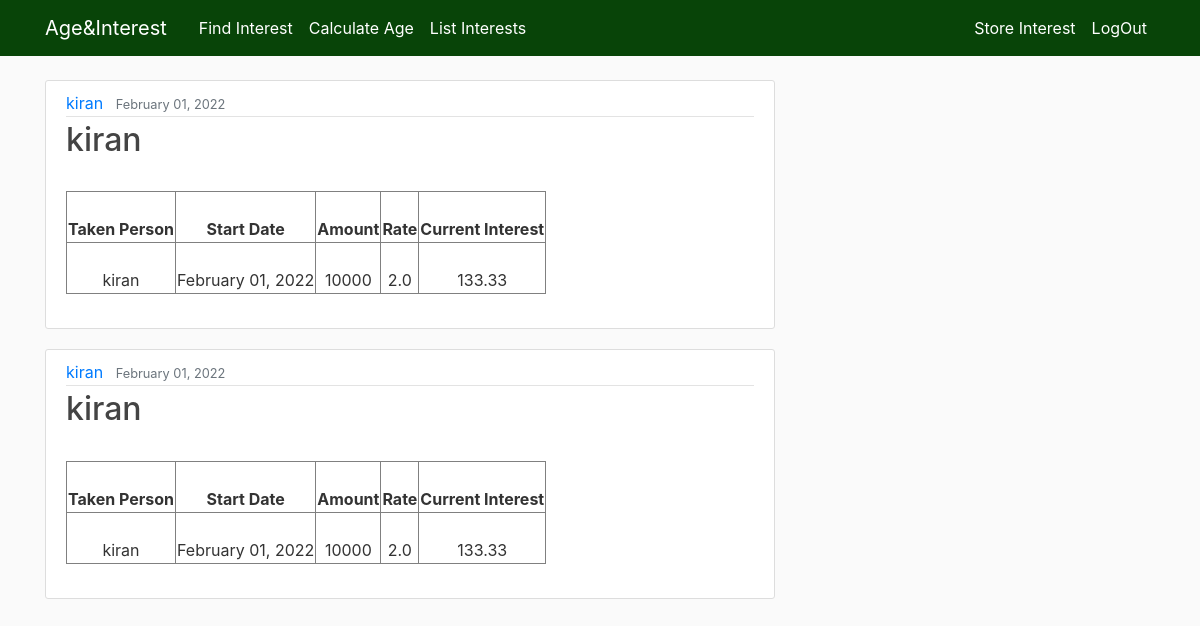
The page /lender/kiran/ (signed in) on the database as committed earlier.
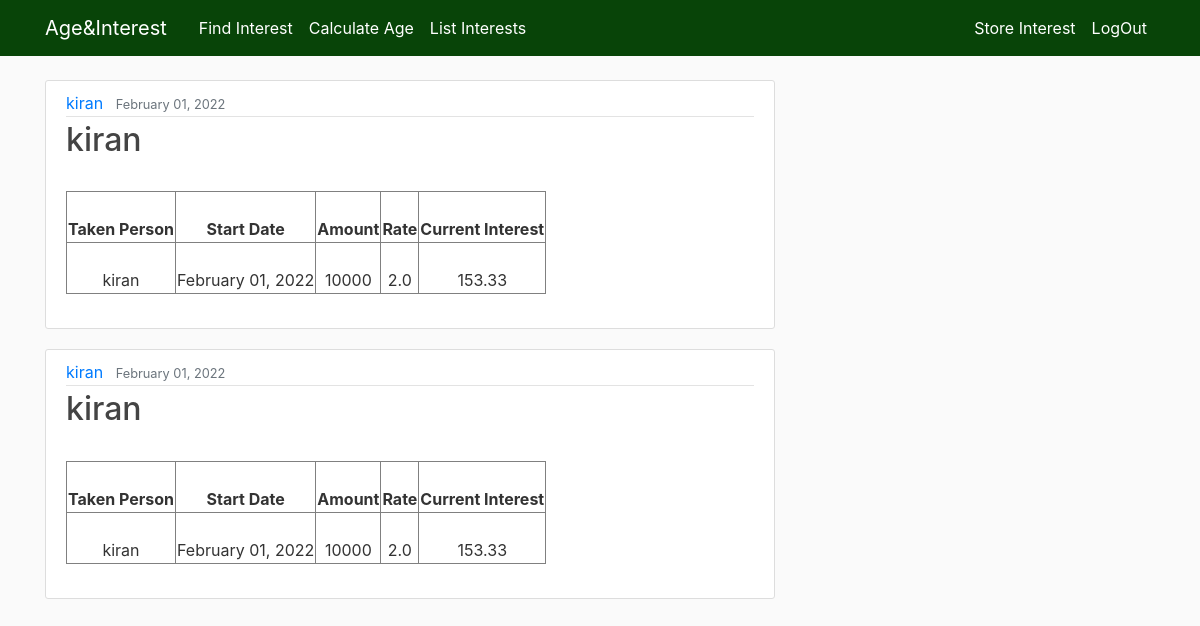
The same page on the database as committed later.
### interestStorage/models.py (models this page shows, shortened)
class InterestStorageModel(models.Model):
    givenPerson = models.ForeignKey(User, on_delete=models.CASCADE)
    takenPerson = models.CharField(default="", max_length=50,verbose_name="Taken Person")
    amount = models.IntegerField(verbose_name="Taken Amount")
    rate = models.FloatField()
    startDate = models.DateField(verbose_name="Start Date")
    presentinterest = models.FloatField(default=0.0)

### interestStorage/views.py (the view)
@login_required
def lenderStorageListView(request, takenperson):
    queryset = InterestStorageModel.objects.filter(
        takenPerson=takenperson)
    return render(request, 'lender_interests.html', {'posts': queryset})

### templates/lender_interests.html
{% extends 'base.html' %}
{%block content%}
{% for post in posts%}
<article class="media content-section">
        <div class="media-body">
            <div class="article-metadata">
                <a class="mr-2" href="#">{{ post.takenPerson }}</a>
                <small class="text-muted">{{ post.startDate|date:"F d, Y"}}</small>
            </div>
            <h2><a class="article-title" href="#">{{ post.takenPerson }}</a></h2>
            <div class="article-content">
                <table border="1">
                    <tr id="table-data">
                        <th>
                            Taken Person
                        </th>
                        <th>
                            Start Date
                        </th>
                        <th>
                            Amount
                        </th>
                        <th>
                            Rate
                        </th>
                        <th>
                            Current Interest
                        </th>
                    </tr>
                    <tr id="table-data">
                        <td>
                            {{post.takenPerson}}
                        </td>
                        <td>
                            {{post.startDate|date:"F d, Y"}}
                        </td>
                        <td>
                            {{post.amount}}
                        </td>
                        <td>
                            {{post.rate}}
                        </td>
                        <td>
                            {{post.presentinterest}}
                        </td>
                    </tr>
                </table>
        </div>
        </div>
    </article>
{% endfor %}
{% endblock content%}

### templates/base.html (shortened to what this page needs)
{% load static %}
<!DOCTYPE html>
<html>
<head>
    <link rel="stylesheet" href="https://maxcdn.bootstrapcdn.com/bootstrap/4.0.0/css/bootstrap.min.css"
>
    <link rel="stylesheet" type="text/css" href="{% static 'main.css' %}">
</head>
<body>
    <header class="site-header">
        <nav class="navbar navbar-expand-md navbar-dark bg-green fixed-top">
            <div class="container">
                <a class="navbar-brand mr-4" href="{% url 'homepage' %}">Age&Interest</a>
                <div class="collapse navbar-collapse" id="navbarToggle">
                    <div class="navbar-nav mr-auto">
                        {% if user.is_authenticated %}
                            <a class="nav-item nav-link" href="{% url 'interest' %}">Find Interest</a>
                            <a class="nav-item nav-link" href="{% url 'agepage' %}">Calculate Age</a>
                            <a class="nav-item nav-link" href="{% url 'list-interests' %}">List Interests</a>
                        {% else %}
                            <a class="nav-item nav-link" href="{% url 'homepage' %}">Home</a>
                            <a class="nav-item nav-link" href="{% url 'about' %}">About</a>
                        {% endif %}
                    </div>
                    <div class="navbar-nav">
                        {% if user.is_authenticated %}
                            <a class="nav-item nav-link" href="{% url 'interest-storage' %}">Store Interest</a>
                            <a class="nav-item nav-link" href="{% url 'logout' %}">LogOut</a>
                        {% else %}
                            <a class="nav-item nav-link" href="{% url 'login' %}">LogIn</a>
                            <a class="nav-item nav-link" href="{% url 'register' %}">Register</a>
                        {% endif %}
                    </div>
                </div>
            </div>
        </nav>
    </header>
    <main role="main" class="container">
        <div class="row">
            <div class="col-md-8">
                {% block content %}{% endblock %}
            </div>
        </div>
    </main>
</body>
</html>

### static/main.css (style rules this page uses)
body { background: #fafafa; color: #333333; margin-top: 5rem; }
h1, h2, h3, h4, h5, h6 { color: #444444; }
.bg-green { background-color: rgb(8, 68, 8); }
.site-header .navbar-nav .nav-link { color: #ffffff; }
.content-section { background: #ffffff; padding: 10px 20px; border: 1px solid #dddddd; border-radius: 3px; margin-bottom: 20px; }
.article-title { color: #444444; }
.article-content { white-space: pre-line; }
.article-metadata { padding-bottom: 1px; margin-bottom: 4px; border-bottom: 1px solid #e3e3e3; }
#table-data { text-align: center; padding: 20px; }

Rows that differ between the two databases and show on the page:
changed InterestStorageModel (number 1 of 2 on the later page): presentinterest "133.33" → "153.33"
changed InterestStorageModel (number 2 of 2 on the later page): presentinterest "133.33" → "153.33"
